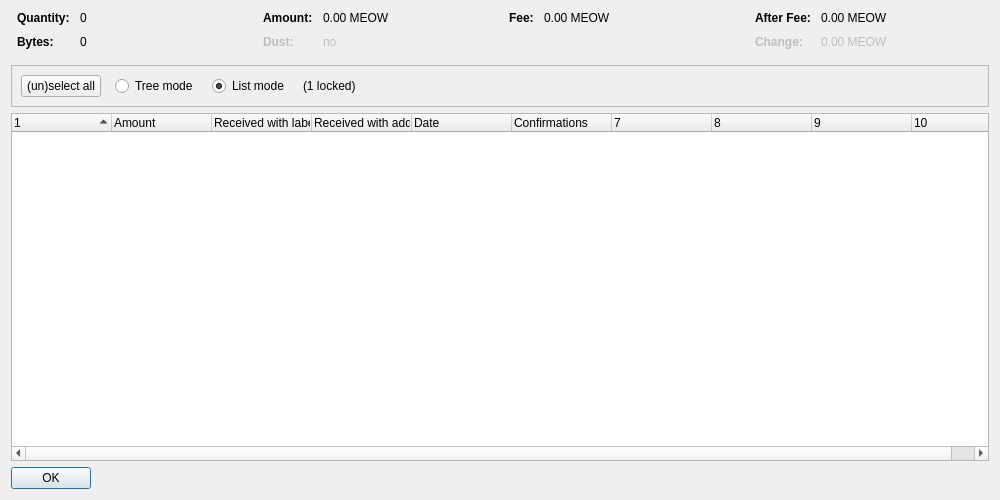
<?xml version="1.0" encoding="UTF-8"?>
<ui version="4.0">
 <class>CoinControlDialog</class>
 <widget class="QDialog" name="CoinControlDialog">
  <property name="geometry">
   <rect>
    <x>0</x>
    <y>0</y>
    <width>1000</width>
    <height>500</height>
   </rect>
  </property>
  <property name="windowTitle">
   <string>Coin Selection</string>
  </property>
  <layout class="QVBoxLayout" name="verticalLayout">
   <item>
    <layout class="QHBoxLayout" name="horizontalLayoutTop" stretch="0,0,0,0">
     <property name="topMargin">
      <number>0</number>
     </property>
     <property name="bottomMargin">
      <number>10</number>
     </property>
     <item>
      <layout class="QFormLayout" name="formLayoutCoinControl1">
       <property name="horizontalSpacing">
        <number>10</number>
       </property>
       <property name="verticalSpacing">
        <number>10</number>
       </property>
       <property name="leftMargin">
        <number>6</number>
       </property>
       <property name="rightMargin">
        <number>6</number>
       </property>
       <item row="0" column="0">
        <widget class="QLabel" name="labelCoinControlQuantityText">
         <property name="font">
          <font>
           <weight>75</weight>
           <bold>true</bold>
          </font>
         </property>
         <property name="text">
          <string>Quantity:</string>
         </property>
        </widget>
       </item>
       <item row="0" column="1">
        <widget class="QLabel" name="labelCoinControlQuantity">
         <property name="cursor">
          <cursorShape>IBeamCursor</cursorShape>
         </property>
         <property name="contextMenuPolicy">
          <enum>Qt::ActionsContextMenu</enum>
         </property>
         <property name="text">
          <string notr="true">0</string>
         </property>
         <property name="textInteractionFlags">
          <set>Qt::LinksAccessibleByMouse|Qt::TextSelectableByKeyboard|Qt::TextSelectableByMouse</set>
         </property>
        </widget>
       </item>
       <item row="1" column="0">
        <widget class="QLabel" name="labelCoinControlBytesText">
         <property name="font">
          <font>
           <weight>75</weight>
           <bold>true</bold>
          </font>
         </property>
         <property name="text">
          <string>Bytes:</string>
         </property>
        </widget>
       </item>
       <item row="1" column="1">
        <widget class="QLabel" name="labelCoinControlBytes">
         <property name="cursor">
          <cursorShape>IBeamCursor</cursorShape>
         </property>
         <property name="contextMenuPolicy">
          <enum>Qt::ActionsContextMenu</enum>
         </property>
         <property name="text">
          <string notr="true">0</string>
         </property>
         <property name="textInteractionFlags">
          <set>Qt::LinksAccessibleByMouse|Qt::TextSelectableByKeyboard|Qt::TextSelectableByMouse</set>
         </property>
        </widget>
       </item>
      </layout>
     </item>
     <item>
      <layout class="QFormLayout" name="formLayoutCoinControl2">
       <property name="horizontalSpacing">
        <number>10</number>
       </property>
       <property name="verticalSpacing">
        <number>10</number>
       </property>
       <property name="leftMargin">
        <number>6</number>
       </property>
       <property name="rightMargin">
        <number>6</number>
       </property>
       <item row="0" column="0">
        <widget class="QLabel" name="labelCoinControlAmountText">
         <property name="font">
          <font>
           <weight>75</weight>
           <bold>true</bold>
          </font>
         </property>
         <property name="text">
          <string>Amount:</string>
         </property>
        </widget>
       </item>
       <item row="0" column="1">
        <widget class="QLabel" name="labelCoinControlAmount">
         <property name="cursor">
          <cursorShape>IBeamCursor</cursorShape>
         </property>
         <property name="contextMenuPolicy">
          <enum>Qt::ActionsContextMenu</enum>
         </property>
         <property name="text">
          <string notr="true">0.00 MEOW</string>
         </property>
         <property name="textInteractionFlags">
          <set>Qt::LinksAccessibleByMouse|Qt::TextSelectableByKeyboard|Qt::TextSelectableByMouse</set>
         </property>
        </widget>
       </item>
       <item row="1" column="0">
        <widget class="QLabel" name="labelCoinControlLowOutputText">
         <property name="enabled">
          <bool>false</bool>
         </property>
         <property name="font">
          <font>
           <weight>75</weight>
           <bold>true</bold>
          </font>
         </property>
         <property name="text">
          <string>Dust:</string>
         </property>
        </widget>
       </item>
       <item row="1" column="1">
        <widget class="QLabel" name="labelCoinControlLowOutput">
         <property name="enabled">
          <bool>false</bool>
         </property>
         <property name="cursor">
          <cursorShape>IBeamCursor</cursorShape>
         </property>
         <property name="contextMenuPolicy">
          <enum>Qt::ActionsContextMenu</enum>
         </property>
         <property name="text">
          <string notr="true">no</string>
         </property>
         <property name="textInteractionFlags">
          <set>Qt::LinksAccessibleByMouse|Qt::TextSelectableByKeyboard|Qt::TextSelectableByMouse</set>
         </property>
        </widget>
       </item>
      </layout>
     </item>
     <item>
      <layout class="QFormLayout" name="formLayoutCoinControl3">
       <property name="horizontalSpacing">
        <number>10</number>
       </property>
       <property name="verticalSpacing">
        <number>10</number>
       </property>
       <property name="leftMargin">
        <number>6</number>
       </property>
       <property name="rightMargin">
        <number>6</number>
       </property>
       <item row="0" column="0">
        <widget class="QLabel" name="labelCoinControlFeeText">
         <property name="font">
          <font>
           <weight>75</weight>
           <bold>true</bold>
          </font>
         </property>
         <property name="text">
          <string>Fee:</string>
         </property>
        </widget>
       </item>
       <item row="0" column="1">
        <widget class="QLabel" name="labelCoinControlFee">
         <property name="cursor">
          <cursorShape>IBeamCursor</cursorShape>
         </property>
         <property name="contextMenuPolicy">
          <enum>Qt::ActionsContextMenu</enum>
         </property>
         <property name="text">
          <string notr="true">0.00 MEOW</string>
         </property>
         <property name="textInteractionFlags">
          <set>Qt::LinksAccessibleByMouse|Qt::TextSelectableByKeyboard|Qt::TextSelectableByMouse</set>
         </property>
        </widget>
       </item>
      </layout>
     </item>
     <item>
      <layout class="QFormLayout" name="formLayoutCoinControl4">
       <property name="horizontalSpacing">
        <number>10</number>
       </property>
       <property name="verticalSpacing">
        <number>10</number>
       </property>
       <property name="leftMargin">
        <number>6</number>
       </property>
       <property name="rightMargin">
        <number>6</number>
       </property>
       <item row="0" column="0">
        <widget class="QLabel" name="labelCoinControlAfterFeeText">
         <property name="font">
          <font>
           <weight>75</weight>
           <bold>true</bold>
          </font>
         </property>
         <property name="text">
          <string>After Fee:</string>
         </property>
        </widget>
       </item>
       <item row="0" column="1">
        <widget class="QLabel" name="labelCoinControlAfterFee">
         <property name="cursor">
          <cursorShape>IBeamCursor</cursorShape>
         </property>
         <property name="contextMenuPolicy">
          <enum>Qt::ActionsContextMenu</enum>
         </property>
         <property name="text">
          <string notr="true">0.00 MEOW</string>
         </property>
         <property name="textInteractionFlags">
          <set>Qt::LinksAccessibleByMouse|Qt::TextSelectableByKeyboard|Qt::TextSelectableByMouse</set>
         </property>
        </widget>
       </item>
       <item row="1" column="0">
        <widget class="QLabel" name="labelCoinControlChangeText">
         <property name="enabled">
          <bool>false</bool>
         </property>
         <property name="font">
          <font>
           <weight>75</weight>
           <bold>true</bold>
          </font>
         </property>
         <property name="text">
          <string>Change:</string>
         </property>
        </widget>
       </item>
       <item row="1" column="1">
        <widget class="QLabel" name="labelCoinControlChange">
         <property name="enabled">
          <bool>false</bool>
         </property>
         <property name="cursor">
          <cursorShape>IBeamCursor</cursorShape>
         </property>
         <property name="contextMenuPolicy">
          <enum>Qt::ActionsContextMenu</enum>
         </property>
         <property name="text">
          <string notr="true">0.00 MEOW</string>
         </property>
         <property name="textInteractionFlags">
          <set>Qt::LinksAccessibleByMouse|Qt::TextSelectableByKeyboard|Qt::TextSelectableByMouse</set>
         </property>
        </widget>
       </item>
      </layout>
     </item>
    </layout>
   </item>
   <item>
    <widget class="QFrame" name="frame">
     <property name="minimumSize">
      <size>
       <width>0</width>
       <height>40</height>
      </size>
     </property>
     <property name="frameShape">
      <enum>QFrame::StyledPanel</enum>
     </property>
     <property name="frameShadow">
      <enum>QFrame::Sunken</enum>
     </property>
     <layout class="QHBoxLayout" name="horizontalLayout">
      <item>
       <layout class="QHBoxLayout" name="horizontalLayoutPanel" stretch="0,0,0,0,0">
        <property name="spacing">
         <number>14</number>
        </property>
        <item>
         <widget class="QPushButton" name="pushButtonSelectAll">
          <property name="sizePolicy">
           <sizepolicy hsizetype="Maximum" vsizetype="Fixed">
            <horstretch>0</horstretch>
            <verstretch>0</verstretch>
           </sizepolicy>
          </property>
          <property name="text">
           <string>(un)select all</string>
          </property>
          <property name="autoDefault">
           <bool>false</bool>
          </property>
         </widget>
        </item>
        <item>
         <widget class="QRadioButton" name="radioTreeMode">
          <property name="sizePolicy">
           <sizepolicy hsizetype="Maximum" vsizetype="Fixed">
            <horstretch>0</horstretch>
            <verstretch>0</verstretch>
           </sizepolicy>
          </property>
          <property name="text">
           <string>Tree mode</string>
          </property>
         </widget>
        </item>
        <item>
         <widget class="QRadioButton" name="radioListMode">
          <property name="sizePolicy">
           <sizepolicy hsizetype="Maximum" vsizetype="Fixed">
            <horstretch>0</horstretch>
            <verstretch>0</verstretch>
           </sizepolicy>
          </property>
          <property name="text">
           <string>List mode</string>
          </property>
          <property name="checked">
           <bool>true</bool>
          </property>
         </widget>
        </item>
        <item>
         <widget class="QLabel" name="labelLocked">
          <property name="text">
           <string notr="true">(1 locked)</string>
          </property>
         </widget>
        </item>
        <item>
         <spacer name="horizontalSpacer">
          <property name="orientation">
           <enum>Qt::Horizontal</enum>
          </property>
          <property name="sizeHint" stdset="0">
           <size>
            <width>40</width>
            <height>20</height>
           </size>
          </property>
         </spacer>
        </item>
       </layout>
      </item>
     </layout>
    </widget>
   </item>
   <item>
    <widget class="CoinControlTreeWidget" name="treeWidget">
     <property name="contextMenuPolicy">
      <enum>Qt::CustomContextMenu</enum>
     </property>
     <property name="sortingEnabled">
      <bool>false</bool>
     </property>
     <property name="columnCount">
      <number>10</number>
     </property>
     <attribute name="headerShowSortIndicator" stdset="0">
      <bool>true</bool>
     </attribute>
     <attribute name="headerStretchLastSection">
      <bool>false</bool>
     </attribute>
     <column>
      <property name="text">
       <string/>
      </property>
     </column>
     <column>
      <property name="text">
       <string>Amount</string>
      </property>
     </column>
     <column>
      <property name="text">
       <string>Received with label</string>
      </property>
     </column>
     <column>
      <property name="text">
       <string>Received with address</string>
      </property>
     </column>
     <column>
      <property name="text">
       <string>Date</string>
      </property>
     </column>
     <column>
      <property name="text">
       <string>Confirmations</string>
      </property>
      <property name="toolTip">
       <string>Confirmed</string>
      </property>
     </column>
     <column>
      <property name="text">
       <string/>
      </property>
     </column>
     <column>
      <property name="text">
       <string/>
      </property>
     </column>
     <column>
      <property name="text">
       <string/>
      </property>
     </column>
     <column>
      <property name="text">
       <string/>
      </property>
     </column>
    </widget>
   </item>
   <item>
    <widget class="QDialogButtonBox" name="buttonBox">
     <property name="sizePolicy">
      <sizepolicy hsizetype="Maximum" vsizetype="Fixed">
       <horstretch>0</horstretch>
       <verstretch>0</verstretch>
      </sizepolicy>
     </property>
     <property name="orientation">
      <enum>Qt::Horizontal</enum>
     </property>
     <property name="standardButtons">
      <set>QDialogButtonBox::Ok</set>
     </property>
    </widget>
   </item>
  </layout>
 </widget>
 <customwidgets>
  <customwidget>
   <class>CoinControlTreeWidget</class>
   <extends>QTreeWidget</extends>
   <header>coincontroltreewidget.h</header>
  </customwidget>
 </customwidgets>
 <resources/>
 <connections/>
</ui>
